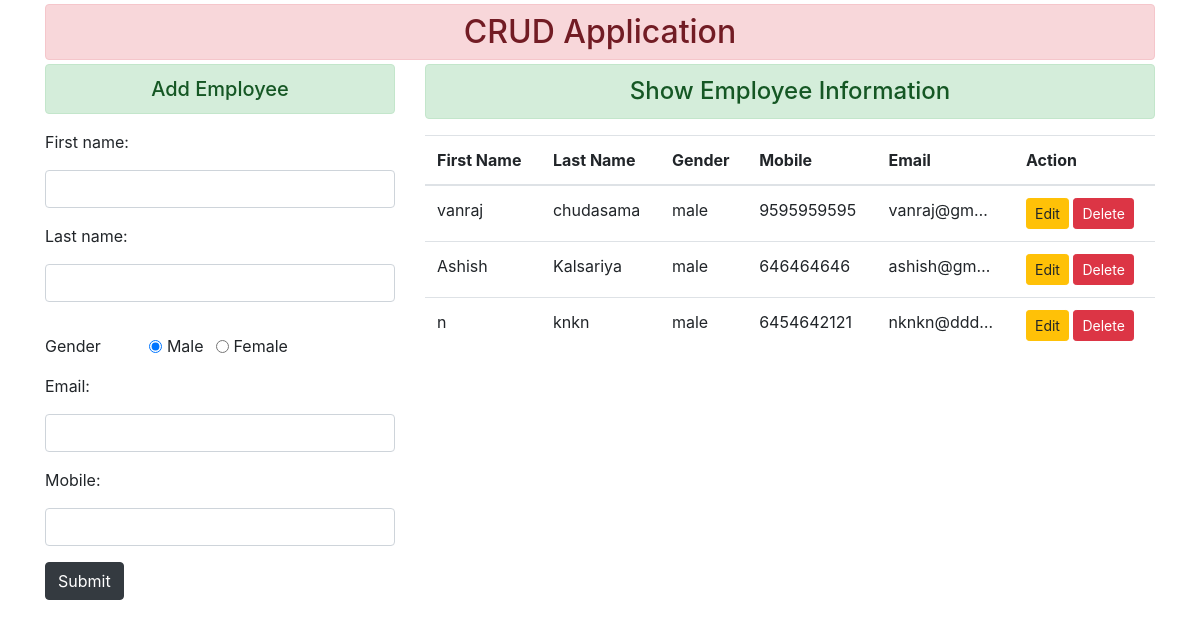
The page / on the database its author committed.
### crud_app/models.py (models this page shows)
class Employee(models.Model):
    first_name = models.CharField(max_length=50)
    last_name=models.CharField(max_length=50)
    E_email=models.CharField(max_length=50)
    gender=models.CharField(max_length=20)
    mobile=models.IntegerField()

### crud_app/views.py (the view, shortened to what this page needs)
# urls.py: 2. Add a URL to urlpatterns:  path('', views.home, name='home')
def home(request):
    emp_reg_form = employee_registration_form()
    emp = Employee.objects.all()
    return render(request,"crud_app/index.html",{'form':emp_reg_form,'employeeList':emp})

### crud_app/forms.py (shortened to what this page needs)
class employee_registration_form(forms.ModelForm):
    E_email = forms.CharField(label='Email',widget=forms.EmailInput(attrs={'class':'form-control'}))
    mobile = forms.CharField(widget=forms.NumberInput(attrs={'class':'form-control'}))
    class Meta:
        model=Employee
        fields='__all__'
        widgets = {
            'first_name':forms.TextInput(attrs={'class':'form-control'}),
            'last_name':forms.TextInput(attrs={'class':'form-control'}),
            'gender':forms.RadioSelect(choices=gender),
        }

### crud_app/templates/crud_app/index.html (shortened to what this page needs)
{% extends 'base.html' %}
{%load static%}
{%block content%}
<div class="row">
<div class="col-sm-4  shadow">
  <h5 class="text-center alert alert-success">Add Employee</h5>
  <form action="" method="post" novalidate>
    <div class="form-group">
      <label for="">{{form.first_name.label_tag}}</label>
      {{form.first_name}}
    </div>
    <div class="form-group">
      <label for="">{{form.last_name.label_tag}}</label>
      {{form.last_name}}
    </div>
    <div class="form-check form-check-inline my-3">
      <span class="mr-5">Gender</span>
      <div class="form-check form-check-inline">
        <input class="form-check-input" type="radio" name="gender" id="id_gender_0" value="male" checked>
        <label class="form-check-label" for="id_gender_0">Male</label>
      </div>
      <div class="form-check form-check-inline">
        <input class="form-check-input" type="radio" name="gender" id="id_gender_1" value="female">
        <label class="form-check-label" for="id_gender_1">Female</label>
      </div>
    </div>
    <div class="form-group">
      <label for="">{{form.E_email.label_tag}}</label>
      {{form.E_email}}
    </div>
    <div class="form-group">
      <label for="">{{form.mobile.label_tag}}</label>
      {{form.mobile}}
    </div>
    <input type="submit" class="btn btn-dark" value="Submit">
  </form>
</div>
<div class="col-sm-8">
  <h4 class="text-center alert alert-success">Show Employee Information</h4>
  {%if employeeList%}
  <table class="table">
    <thead>
      <tr>
        <th scope="col">First Name</th>
        <th scope="col">Last Name</th>
        <th scope="col">Gender</th>
        <th scope="col">Mobile</th>
        <th scope="col">Email</th>
        <th scope="col">Action</th>
      </tr>
    </thead>
    <tbody>
      {%for f in employeeList%}
      <tr>
        <td>{{f.first_name|truncatewords:1}}</td>
        <td>{{f.last_name}}</td>
        <td>{{f.gender}}</td>
        <td>{{f.mobile}}</td>
        <td>{{f.E_email|truncatechars:10}}</td>
        <td>
          <a href="{% url 'data_update' f.id %}" class="btn btn-sm  btn-warning">Edit</a>
          <form action="{% url 'data_delete' f.id %}" method="post" class="d-inline">
            <input type="submit" class="btn btn-sm btn-danger" value="Delete">
          </form>
        </td>
      </tr>
      {%endfor%}
    </tbody>
  </table>
  {%else%}
  <h4 class="text-center alert alert-warning">No Records...!</h4>
  {%endif%}
</div>
</div>
{%endblock%}

### templates/base.html (shortened to what this page needs)
<!DOCTYPE html>
<html lang="en">
<head>
    {%load static%}
   <link rel="stylesheet" href="{%static 'css/bootstrap.min.css'%}">
</head>
<body>
    <div class="container">
        <h2 class="text-center alert alert-danger shadow-lg p-2 my-1  rounded">CRUD Application</h2>
            {%block content%}
            {%endblock%}
    </div>
</body>
</html>

### rows shown on the page
Employee: first_name "vanraj", last_name "chudasama", gender "male", mobile "9595959595", E_email "vanraj@gm…"
Employee: first_name "Ashish", last_name "Kalsariya", gender "male", mobile "646464646", E_email "ashish@gm…"
Employee: first_name "n", last_name "knkn", gender "male", mobile "6454642121", E_email "nknkn@ddd…"
